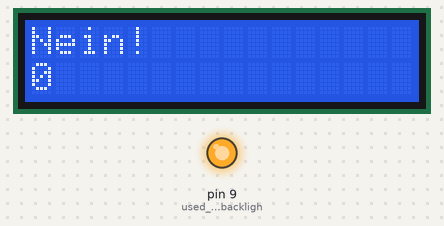
This sketch was run on a simulated Arduino Uno, built with avr-gcc and run on an emulated ATmega328P. Parts: 16×2 character LCD, output pins drawn as LEDs (lit = HIGH).

Above: at 0.1 s.
At 10.1 s:
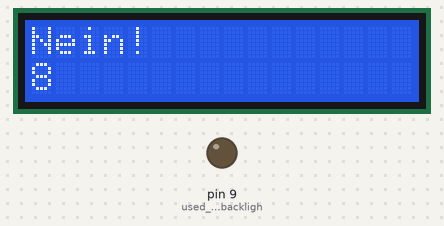
At 18.1 s:
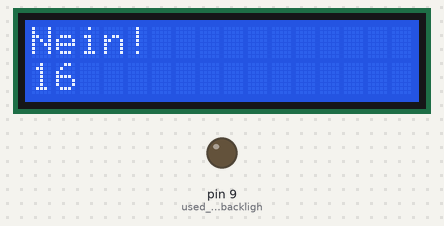
At 38.1 s:
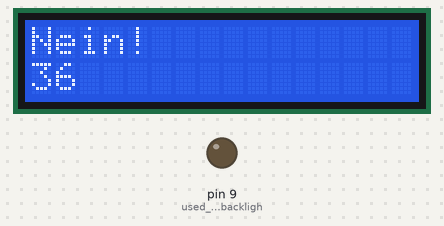
Timing chart, 0 to 39.6 s (numbered marks = the images above):
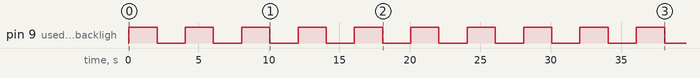

The sketch:

display.ino
```cpp
#include <LiquidCrystal.h>


LiquidCrystal lcd(12, 11, 4, 3, 2, 1);

void setup() {
  lcd.begin(16, 2);

  pinMode(9, OUTPUT); //used to controll backlight of LCD screen
}

void loop() {
  digitalWrite(9, HIGH); //turns on backlight

  //message
  lcd.setCursor(0, 0);
  lcd.print("Nein!");
  lcd.setCursor(0, 1);
  lcd.print(millis() / 1000);

  //turn backlight off for 2s (find way to only turn backlight on for 30s after a button/similar has been pressed => timer variable and if statement)
  delay(2000);
  digitalWrite(9, LOW);
  delay(2000);
}
```

Measured:
- by itself, pin 9 (used_to_controll_backligh): alternates HIGH for 2.0 s and LOW for 2.0 s
- what the display in image 1 shows lasts 4.0 s, from 8.1 s to 12.1 s
